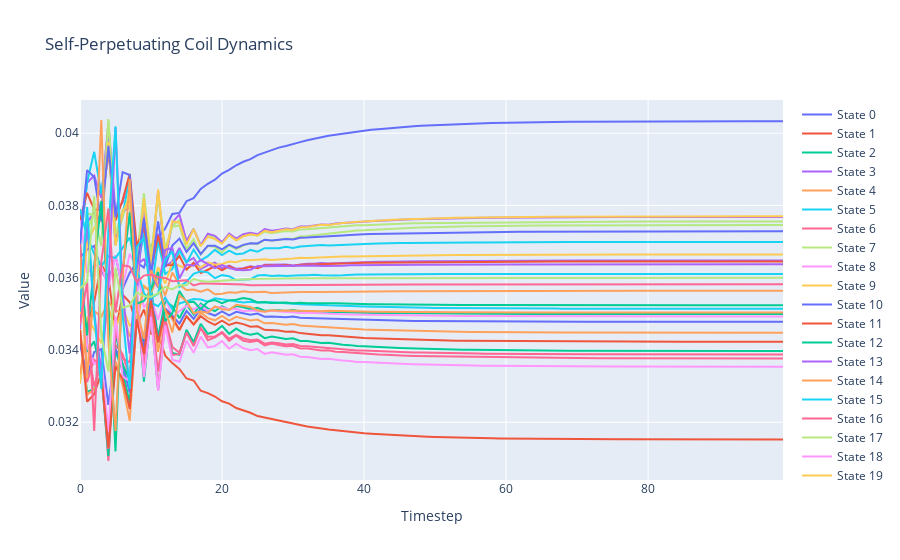

The cell this chart's notebook holds for it:
### Markdown cell above
Because coils are self-perpetuating dynamic systems, we can spin them up and let them run by using the 'step_coil' method. This gives a good look into just how crazy dynamics produces by coils on their own can be.

### Code cell
states = []
# Select the batch we want to make predictions for
batch = 8


# Grab starting state tensor
state_tensor = batch_X[:,0,:]

# How many steps do we want to run the coil overall?
max_steps = 100

batch_size = batch_X.shape[0]
transition_tensor = torch.softmax(torch.zeros(batch_size, n_features, n_features), dim = 1).to("cuda")
for step_state in range(max_steps):
    state_tensor, transition_tensor = model.step_coil(state_tensor, transition_tensor)
    states.append(state_tensor[batch,:])

# Move state dynamics to CPU
data = [row.to('cpu').detach().numpy() for row in states]
# Transpose the data to get 5 traces
traces = list(zip(*data))


# Create the figure and add traces
fig = go.Figure()

# Plotting
for i, trace in enumerate(traces):
    model_trace = go.Scatter(y=trace, mode='lines', name=f'State {i}')
    fig.add_trace(model_trace)

# Add title and labels
fig.update_layout(title=f'Self-Perpetuating Coil Dynamics',
                    xaxis_title='Timestep',
                    yaxis_title='Value')

# Show the figure
fig.show()
